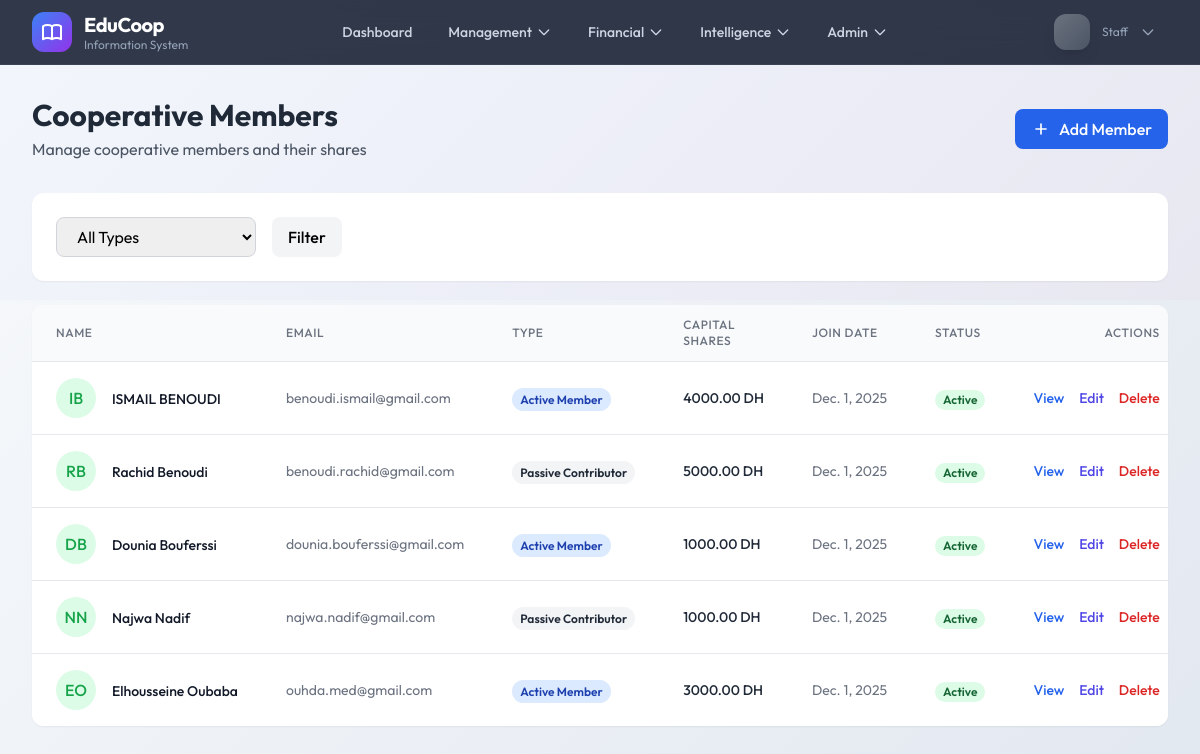
The app's page /members/ (signed in), older data.
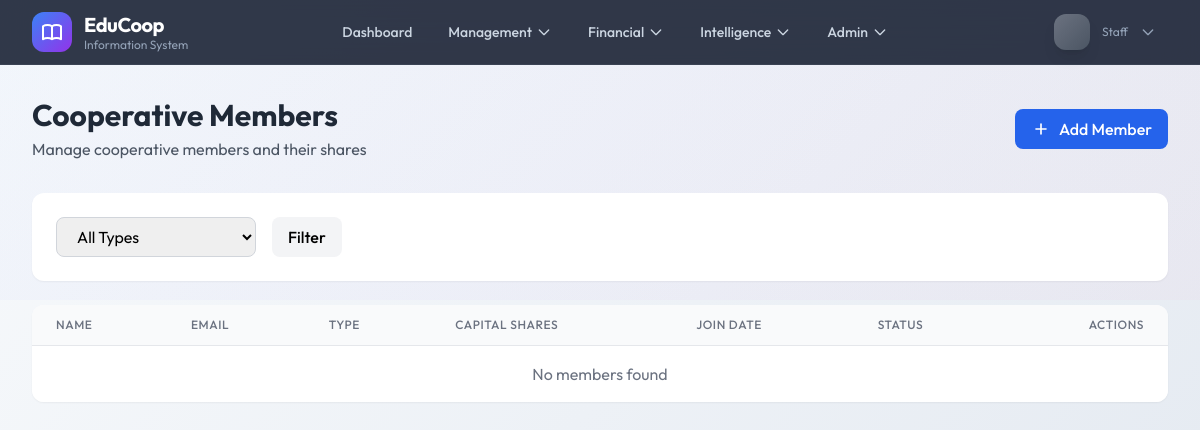
The same page, newer data.
### core/models.py (models this page shows, shortened)
class Member(models.Model):
    MEMBER_TYPE_CHOICES = [
        ('active', 'Active Member'),
        ('passive', 'Passive Contributor (Public Employee)'),
    ]
    first_name = models.CharField(max_length=100)
    last_name = models.CharField(max_length=100)
    email = models.EmailField(unique=True)
    phone = models.CharField(max_length=20, blank=True)
    member_type = models.CharField(max_length=10, choices=MEMBER_TYPE_CHOICES, default='active')
    capital_shares = models.DecimalField(max_digits=10, decimal_places=2, default=0, validators=[MinValueValidator(Decimal('0'))])
    join_date = models.DateField(default=date.today)
    is_active = models.BooleanField(default=True)
    created_at = models.DateTimeField(auto_now_add=True)
    updated_at = models.DateTimeField(auto_now=True)
    @property
    def full_name(self):
        return f"{self.first_name} {self.last_name}"
    class Meta:
        ordering = ['last_name', 'first_name']

### core/views.py (the view)
@login_required
@admin_required
def member_list(request):
    members = Member.objects.all()
    member_type = request.GET.get('type')
    if member_type:
        members = members.filter(member_type=member_type)
    return render(request, 'core/member_list.html', {'members': members, 'selected_type': member_type})

### core/context_processors.py (called while the page is built)
def user_permissions(request):
    if request.user.is_authenticated:
        return {
            'user_is_admin': request.user.is_admin,
            'user_is_manager': request.user.is_manager,
            'user_is_accountant': request.user.can_view_financials,
            'user_is_instructor': request.user.role == 'instructor',
            'user_is_staff': request.user.role == 'staff',
            'user_can_manage_students': request.user.role in ['staff', 'manager', 'admin'],
            'user_can_manage_courses': request.user.is_manager,
            'user_can_view_payments': request.user.role != 'instructor',
            'user_can_manage_payments': request.user.can_view_financials,
        }
    return {}

### core/models.py (called while the page is built)
    @property
    def is_admin(self):
        return self.role == 'admin' or self.is_superuser

    @property
    def is_manager(self):
        return self.role in ['admin', 'manager'] or self.is_superuser

    @property
    def can_view_financials(self):
        return self.role in ['admin', 'manager', 'accountant'] or self.is_superuser

### templates/core/member_list.html (shortened to what the changed rows need)
{% extends 'base.html' %}
{% block content %}
<div class="flex items-center justify-between mb-8">
    <div>
        <h1 class="text-3xl font-bold text-gray-800">Cooperative Members</h1>
    </div>
</div>
<div class="bg-white rounded-xl shadow-sm overflow-hidden">
    <table class="min-w-full divide-y divide-gray-200">
        <thead class="bg-gray-50">
            <tr>
                <th class="px-6 py-3 text-left text-xs font-medium text-gray-500 uppercase tracking-wider">Name</th>
                <th class="px-6 py-3 text-left text-xs font-medium text-gray-500 uppercase tracking-wider">Email</th>
                <th class="px-6 py-3 text-left text-xs font-medium text-gray-500 uppercase tracking-wider">Type</th>
                <th class="px-6 py-3 text-left text-xs font-medium text-gray-500 uppercase tracking-wider">Capital Shares</th>
                <th class="px-6 py-3 text-left text-xs font-medium text-gray-500 uppercase tracking-wider">Join Date</th>
                <th class="px-6 py-3 text-left text-xs font-medium text-gray-500 uppercase tracking-wider">Status</th>
                <th class="px-6 py-3 text-right text-xs font-medium text-gray-500 uppercase tracking-wider">Actions</th>
            </tr>
        </thead>
        <tbody class="bg-white divide-y divide-gray-200">
            {% for member in members %}
            <tr class="hover:bg-gray-50">
                <td class="px-6 py-4 whitespace-nowrap">
                    <div class="flex items-center">
                        <div class="flex-shrink-0 h-10 w-10 bg-green-100 rounded-full flex items-center justify-center">
                            <span class="text-green-600 font-medium">{{ member.first_name.0 }}{{ member.last_name.0 }}</span>
                        </div>
                        <div class="ml-4">
                            <a href="{% url 'core:member_detail' member.pk %}" class="text-sm font-medium text-gray-900 hover:text-blue-600">{{ member.full_name }}</a>
                        </div>
                    </div>
                </td>
                <td class="px-6 py-4 whitespace-nowrap text-sm text-gray-500">{{ member.email }}</td>
                <td class="px-6 py-4 whitespace-nowrap">
                    {% if member.member_type == 'active' %}
                    <span class="px-2 py-1 text-xs font-semibold rounded-full bg-blue-100 text-blue-800">Active Member</span>
                    {% else %}
                    <span class="px-2 py-1 text-xs font-semibold rounded-full bg-gray-100 text-gray-800">Passive Contributor</span>
                    {% endif %}
                </td>
                <td class="px-6 py-4 whitespace-nowrap text-sm font-medium text-gray-800">{{ member.capital_shares }} DH</td>
                <td class="px-6 py-4 whitespace-nowrap text-sm text-gray-500">{{ member.join_date }}</td>
                <td class="px-6 py-4 whitespace-nowrap">
                    {% if member.is_active %}
                    <span class="px-2 inline-flex text-xs leading-5 font-semibold rounded-full bg-green-100 text-green-800">Active</span>
                    {% else %}
                    <span class="px-2 inline-flex text-xs leading-5 font-semibold rounded-full bg-red-100 text-red-800">Inactive</span>
                    {% endif %}
                </td>
                <td class="px-6 py-4 whitespace-nowrap text-right text-sm font-medium">
                    <a href="{% url 'core:member_detail' member.pk %}" class="text-blue-600 hover:text-blue-900 mr-3">View</a>
                    <a href="{% url 'core:member_edit' member.pk %}" class="text-indigo-600 hover:text-indigo-900 mr-3">Edit</a>
                    <a href="{% url 'core:member_delete' member.pk %}" class="text-red-600 hover:text-red-900">Delete</a>
                </td>
            </tr>
            {% empty %}
            <tr>
                <td colspan="7" class="px-6 py-4 text-center text-gray-500">No members found</td>
            </tr>
            {% endfor %}
        </tbody>
    </table>
</div>
{% endblock %}

Row changes from the older to the newer data that the page shows:
removed Member: first_name.0 "I", last_name.0 "B", full_name "ISMAIL BENOUDI", email "benoudi.ismail@gmail.com", member_type "Active Member", capital_shares "4000.00", join_date "Dec. 1, 2025", is_active "Active"
removed Member: first_name.0 "R", last_name.0 "B", full_name "Rachid Benoudi", email "benoudi.rachid@gmail.com", member_type "Passive Contributor", capital_shares "5000.00", join_date "Dec. 1, 2025", is_active "Active"
removed Member: first_name.0 "D", last_name.0 "B", full_name "Dounia Bouferssi", email "dounia.bouferssi@gmail.com", member_type "Active Member", capital_shares "1000.00", join_date "Dec. 1, 2025", is_active "Active"
removed Member: first_name.0 "N", last_name.0 "N", full_name "Najwa Nadif", email "najwa.nadif@gmail.com", member_type "Passive Contributor", capital_shares "1000.00", join_date "Dec. 1, 2025", is_active "Active"
removed Member: first_name.0 "E", last_name.0 "O", full_name "Elhousseine Oubaba", email "ouhda.med@gmail.com", member_type "Active Member", capital_shares "3000.00", join_date "Dec. 1, 2025", is_active "Active"
Text that changed along with them:
text now shown: "No members found"
